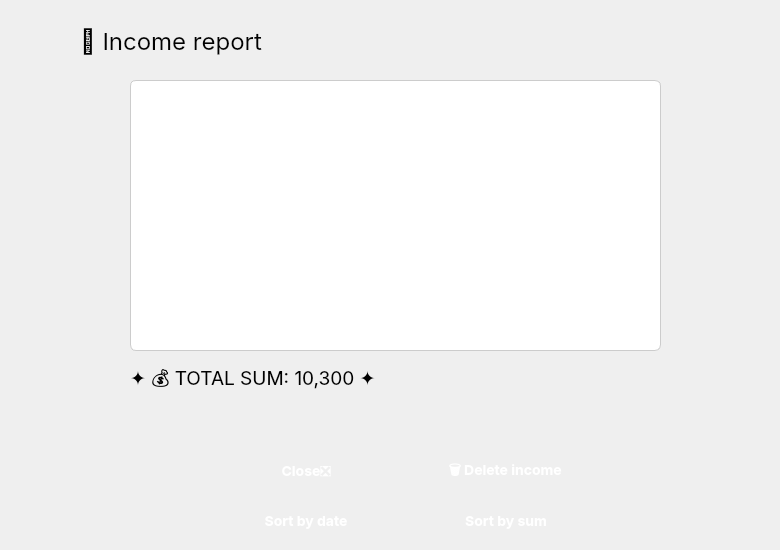
      <widget class="QWidget" name="incomeViewPage">
       <widget class="QListWidget" name="incomeListWidget">
        <property name="geometry">
         <rect>
          <x>130</x>
          <y>80</y>
          <width>531</width>
          <height>271</height>
         </rect>
        </property>
        <property name="styleSheet">
         <string notr="true">QListWidget {
    background-color: white; /* основной фон */
    border-radius: 6px;
    border: 1px solid #ccc;
    font-size: 14px;
    color: #333; /* тёмно-серый текст */
}

QListWidget::item {
    background-color: transparent;
    border: none;
    border-bottom: 1px solid #eee;
    padding: 10px 5px;
    color: #333;
}

QListWidget::item:last {
    border-bottom: none;
}

QListWidget::item:hover {
    background-color: #f0f0ff; /* лёгкий голубовато-сиреневый оттенок */
}

QListWidget::item:selected {
    background-color: #d6ccf7; /* мягкий фиолетовый */
    color: #2c2c2e; /* чуть темнее текст */
}
</string>
        </property>
       </widget>
       <widget class="QLabel" name="label_7">
        <property name="geometry">
         <rect>
          <x>80</x>
          <y>0</y>
          <width>651</width>
          <height>81</height>
         </rect>
        </property>
        <property name="font">
         <font>
          <family>Inter</family>
          <pointsize>18</pointsize>
          <weight>50</weight>
          <bold>false</bold>
         </font>
        </property>
        <property name="text">
         <string>📑 Income report</string>
        </property>
       </widget>
       <widget class="QWidget" name="layoutWidget">
        <property name="geometry">
         <rect>
          <x>210</x>
          <y>450</y>
          <width>391</width>
          <height>43</height>
         </rect>
        </property>
        <layout class="QHBoxLayout" name="horizontalLayout_12">
         <item>
          <widget class="QPushButton" name="pushButton_9">
           <property name="font">
            <font>
             <family>Inter</family>
             <pointsize>-1</pointsize>
             <weight>75</weight>
             <bold>true</bold>
            </font>
           </property>
           <property name="styleSheet">
            <string notr="true">QPushButton {
    background: qlineargradient(x1:0, y1:0, x2:0, y2:1,
                               stop:0 #8B5CF6, stop:1 #7C3AED);
    color: white;
    border: none;
    border-radius: 10px;
    padding: 10px 20px;
    font-size: 14px;
    font-weight: bold;
    min-width: 80px;
}

QPushButton:hover {
    background: qlineargradient(x1:0, y1:0, x2:0, y2:1,
                               stop:0 #9D78F8, stop:1 #8B5CF6);
}

QPushButton:pressed {
    background: qlineargradient(x1:0, y1:0, x2:0, y2:1,
                               stop:0 #7C3AED, stop:1 #6D28D9);
}</string>
           </property>
           <property name="text">
            <string>Close❎</string>
           </property>
          </widget>
         </item>
         <item>
          <widget class="QPushButton" name="pushButton_8">
           <property name="font">
            <font>
             <family>Inter</family>
             <pointsize>-1</pointsize>
             <weight>75</weight>
             <bold>true</bold>
            </font>
           </property>
           <property name="styleSheet">
            <string notr="true">QPushButton {
    background: qlineargradient(x1:0, y1:0, x2:0, y2:1,
                               stop:0 #8B5CF6, stop:1 #7C3AED);
    color: white;
    border: none;
    border-radius: 10px;
    padding: 10px 20px;
    font-size: 14px;
    font-weight: bold;
    min-width: 80px;
}

QPushButton:hover {
    background: qlineargradient(x1:0, y1:0, x2:0, y2:1,
                               stop:0 #9D78F8, stop:1 #8B5CF6);
}

QPushButton:pressed {
    background: qlineargradient(x1:0, y1:0, x2:0, y2:1,
                               stop:0 #7C3AED, stop:1 #6D28D9);
}</string>
           </property>
           <property name="text">
            <string>🗑️ Delete income</string>
           </property>
          </widget>
         </item>
        </layout>
       </widget>
       <widget class="QPushButton" name="pushButton_30">
        <property name="geometry">
         <rect>
          <x>210</x>
          <y>500</y>
          <width>192</width>
          <height>41</height>
         </rect>
        </property>
        <property name="font">
         <font>
          <family>Inter</family>
          <pointsize>-1</pointsize>
          <weight>75</weight>
          <bold>true</bold>
         </font>
        </property>
        <property name="styleSheet">
         <string notr="true">QPushButton {
    background: qlineargradient(x1:0, y1:0, x2:0, y2:1,
                               stop:0 #8B5CF6, stop:1 #7C3AED);
    color: white;
    border: none;
    border-radius: 10px;
    padding: 10px 20px;
    font-size: 14px;
    font-weight: bold;
    min-width: 80px;
}

QPushButton:hover {
    background: qlineargradient(x1:0, y1:0, x2:0, y2:1,
                               stop:0 #9D78F8, stop:1 #8B5CF6);
}

QPushButton:pressed {
    background: qlineargradient(x1:0, y1:0, x2:0, y2:1,
                               stop:0 #7C3AED, stop:1 #6D28D9);
}</string>
        </property>
        <property name="text">
         <string>Sort by date</string>
        </property>
       </widget>
       <widget class="QPushButton" name="pushButton_31">
        <property name="geometry">
         <rect>
          <x>410</x>
          <y>500</y>
          <width>192</width>
          <height>41</height>
         </rect>
        </property>
        <property name="font">
         <font>
          <family>Inter</family>
          <pointsize>-1</pointsize>
          <weight>75</weight>
          <bold>true</bold>
         </font>
        </property>
        <property name="styleSheet">
         <string notr="true">QPushButton {
    background: qlineargradient(x1:0, y1:0, x2:0, y2:1,
                               stop:0 #8B5CF6, stop:1 #7C3AED);
    color: white;
    border: none;
    border-radius: 10px;
    padding: 10px 20px;
    font-size: 14px;
    font-weight: bold;
    min-width: 80px;
}

QPushButton:hover {
    background: qlineargradient(x1:0, y1:0, x2:0, y2:1,
                               stop:0 #9D78F8, stop:1 #8B5CF6);
}

QPushButton:pressed {
    background: qlineargradient(x1:0, y1:0, x2:0, y2:1,
                               stop:0 #7C3AED, stop:1 #6D28D9);
}</string>
        </property>
        <property name="text">
         <string>Sort by sum</string>
        </property>
       </widget>
       <widget class="QLabel" name="sumInLabel">
        <property name="geometry">
         <rect>
          <x>130</x>
          <y>360</y>
          <width>541</width>
          <height>41</height>
         </rect>
        </property>
        <property name="font">
         <font>
          <family>Inter</family>
          <pointsize>14</pointsize>
         </font>
        </property>
        <property name="text">
         <string>✦ 💰 TOTAL SUM: 10,300 ✦</string>
        </property>
       </widget>
       <widget class="QPushButton" name="pushButton_23">
        <property name="geometry">
         <rect>
          <x>60</x>
          <y>60</y>
          <width>711</width>
          <height>341</height>
         </rect>
        </property>
        <property name="styleSheet">
         <string notr="true">QPushButton {
  background-color: transparent;
       border: none;
    }</string>
        </property>
        <property name="text">
         <string/>
        </property>
        <property name="icon">
         <iconset>
          <normaloff>../icon/empty.png</normaloff>
          <normalon>../icon/empty.png</normalon>../icon/empty.png</iconset>
        </property>
        <property name="iconSize">
         <size>
          <width>400</width>
          <height>400</height>
         </size>
        </property>
       </widget>
      </widget>
